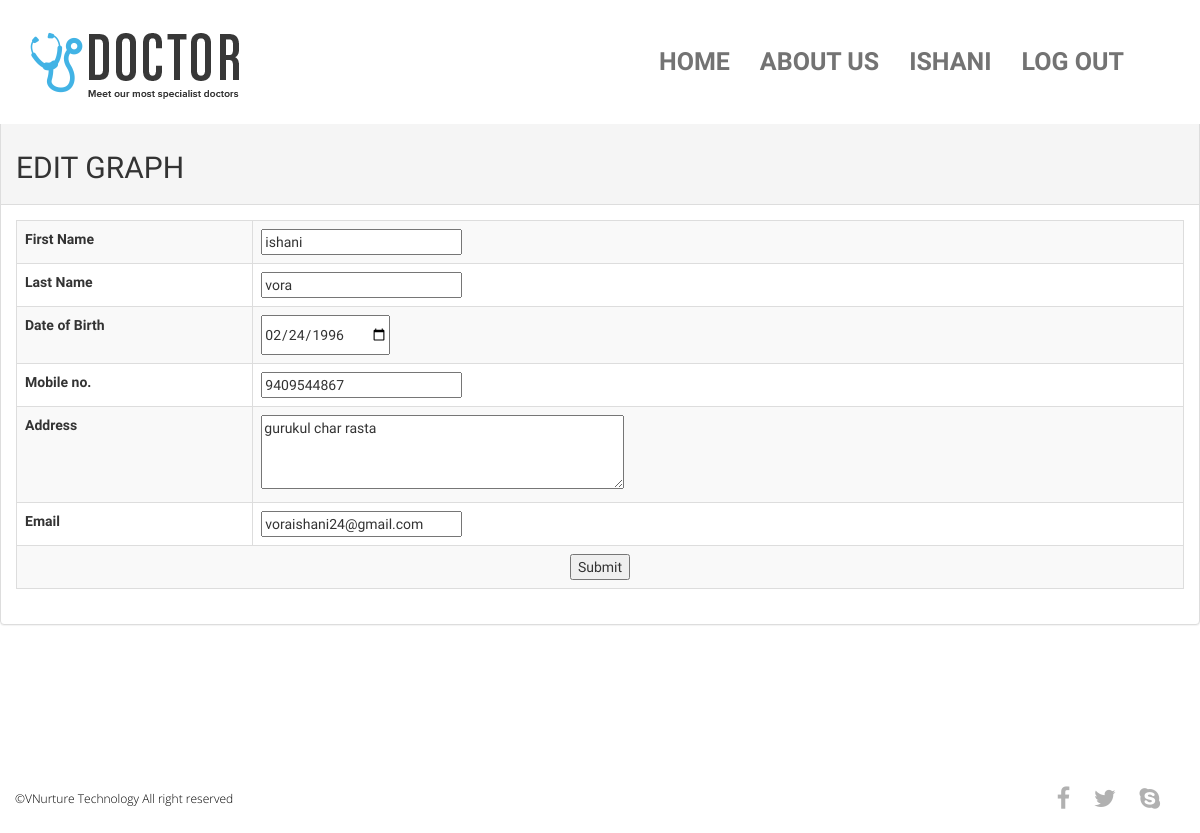
The page /patient/editprofile.php (signed in) on the database its author committed.
### tables this page shows
CREATE TABLE `user` (
  `Userid` int(10) NOT NULL,
  `Firstname` varchar(20) NOT NULL,
  `Lastname` varchar(20) DEFAULT NULL,
  `Email` varchar(100) NOT NULL,
  `Password` varchar(50) NOT NULL,
  `Address` varchar(50) NOT NULL,
  `City` varchar(50) NOT NULL,
  `Contact` bigint(10) NOT NULL,
  `Usertypeid` int(10) NOT NULL,
  `Image` varchar(100) NOT NULL,
  `DOB` varchar(255) DEFAULT NULL,
  `Gender` varchar(20) DEFAULT NULL
);

### class/User.php (called while the page is built, shortened)
<?php
class User
{
	public function display1($uid)
	{
			$conn=new mysqli("localhost","root","","db_medical");
			$qry="SELECT Firstname,Lastname,Contact,Address,Email,DOB,City,Userid FROM User WHERE Userid=".$uid;
			$data=mysqli_query($conn,$qry);
			return $data;
	}
}
?>

### patient/editprofile.php (the view, shortened to what this page needs)
<?php
    include_once("header.php");
?>
<br><br><br><br><br><br>
             <div class="row-fluid">
                 <div class=" profile span12">
 <div class="span10">
           <?php
include_once("../class/User.php");
$obj=new User();
$fnm=$lnm=$bd=$add=$mob=$email=$city="";
$Uid=$_SESSION["uid"];
    $rec=$obj->display1($Uid);
    while($result=mysqli_fetch_array($rec))
    {
        $fnm=$result[0];
        $lnm=$result[1];
        $bd=$result[5];
        $mob=$result[2];
        $add=$result[3];
        $email=$result[4];
    }
?>
                     <div class="row-fluid">
                             <div class="span8 bio">
                <div class="panel panel-default">
                <div class="panel-heading"><strong><h2>EDIT GRAPH</h2></strong></div>
                    <div class="panel-body">
                                <thead>
                                 <table cellpadding="0" cellspacing="0" border="0" class="table table-striped table-bordered" id="basic-datatable">
                         <form  method="post" id="form-validate">
            <tr><td><label for="firstname" class="required">First Name</label></td><td>
           <input type="text" id="firstname" name="txtFnm" value="<?php echo $fnm;?>" title="First Name" maxlength="255" class="input-text required-entry"  /></td></tr>
      <tr><td>  <label for="lastname" class="required">Last Name</label></td><td>
             <input type="text" id="lastname" name="txtLnm" value="<?php echo $lnm;?>" title="Last Name" maxlength="255" class="input-text required-entry"  /></td></tr>
       <tr><td><label for="dob" class="required">Date of Birth</label></td><td>
            <input type="date" id="dob" name="txtBb" value="<?php echo $bd;?>" title="dob" maxlength="255" class="input-text required-entry"  /></td></tr>
        <tr><td><label for="contact1" class="required">Mobile no.</label></td><td>
             <input type="text" id="Contact" name="txtMob" value="<?php echo $mob;?>" title="Contact" maxlength="255" class="input-text required-entry"  /></td></tr>
        <tr><td><label for="address" class="required">Address</label></td><td>
                <textarea rows="5" cols="10" name="textAdd" style="width: 363px; height: 74px;" ><?php echo $add;?></textarea></td></tr>
             <tr><td><label for="email" class="required">Email</label></td><td>
                    <input type="text" id="Email" name="txtEm" value="<?php echo $email;?>" title="Email" class="input-text required-entry"  /></td></tr>
                       <tr><td colspan="2"><center> <button type="Submit" name="btnSub" title="Submit" class="button">Submit</button></center></td></tr>
                            </form>
              </table></thead>
                                  </div>
                         </div>
                     </div>
                 </div>
             </div>
         </div>
         </div>
<?php
    include_once("footer.php");
?>
</body>
</html>

### patient/header.php (shortened to what this page needs)
<!DOCTYPE html>
<html lang="en">
<head>
	<link rel="stylesheet" href="css/font-awesome.min.css">
	<link rel="stylesheet" href="css/bootstrap.min.css">
	<link rel="stylesheet" href="css/style.css">
		<link rel="stylesheet" type="text/css" href="css/jquery.datetimepicker.css"/ >
		<link rel="stylesheet" type="text/css" href="css/jquery.datetimepicker.min.css"/ >
</head>
<body>
					      <?php
include_once("../class/User.php");
	$obj=new User();
	$Uid=$Utid="";
	if(isset($_SESSION["uid"]))
	{
	$Uid=$_SESSION["uid"];
$Utid=$_SESSION["utid"];
	}
$data="<header class='top-header'>
		<div class='container'>
			<div class='row'>
				<div class='col-xs-5 header-logo'>
					<br>
					<a href='index.html'><img src='img/logo.png' alt='' class='img-responsive logo'></a>
				</div>
				<div class='col-md-7'>
					<nav class='navbar navbar-default'>
					  <div class='container-fluid nav-bar'>
					    <div class='navbar-header'>
					      <button type='button' class='navbar-toggle collapsed' data-toggle='collapse' data-target='#bs-example-navbar-collapse-1'>
					        <span class='sr-only'>Toggle navigation</span>
					        <span class='icon-bar'></span>
					        <span class='icon-bar'></span>
					        <span class='icon-bar'></span>
					      </button>
					    </div>
					    <div class='collapse navbar-collapse' id='bs-example-navbar-collapse-1'>";
    if($Uid==NULL)
	{
       $data.="   <ul class='nav navbar-nav navbar-right'>
					        <li><a href='index.php' >Home</a></li>
					        <li ><a href='aboutus.php' title='aboutus' >About Us</a></li>
							<li ><a href='login.php' title='login' >Login</a></li>
					        <li ><a href='registration.php' title='Register' >Register</a></li>
					      </ul>";
    }
	else
	{
		$rec=$obj->display1($Uid);
   $result=mysqli_fetch_array($rec);
		if($Utid=='1')
		{
	$data.=" <ul class='nav navbar-nav navbar-right'>
					        <li><a href='index.php' >Home</a></li>
					        <li ><a href='aboutus.php' title='aboutus' >About Us</a></li>
				               ";
		}
		$data.="<li ><a href='profile.php?id=".$result[7]."' title='Sign In' >$result[0]</a></li>
                                <li ><a href='logout.php' title='logout' >Log out</a></li>";
	}
	 $data.="   </ul></div>";
	echo $data;
	?>
					    </div>
					  </div>
				</div>
			</div>
	</header>

### patient/css/style.css (style rules this page uses)
body { margin: 0; padding: 0; font-family: 'BenchNine', sans-serif; }
li { list-style: none; }
a:hover, a:visited, a { text-decoration: none; }
.top-header { background: #fff !important; position: fixed; width: 100%; z-index: 99999; }
.top-header img.logo { margin-bottom: 25px; margin-top: -15px; transition: all .5s ease 0s; -webkit-transition: all .5s ease 0s; -moz-transition: all .5s ease 0s; -o-transition: all .5s ease 0s; -ms-transition: all .5s ease 0s; }
.navbar-default { background-color: transparent; border-color: transparent; margin-bottom: 0; margin-top: 8px; transition: all .5s ease 0s; -webkit-transition: all .5s ease 0s; -moz-transition: all .5s ease 0s; -o-transition: all .5s ease 0s; -ms-transition: all .5s ease 0s; }
.nav-bar { margin-top: 29px; }
ul.nav { margin: 0; padding: 0; }
.navbar-default .navbar-nav>li>a { font-size: 25px; color: #737373; text-transform: uppercase; transition: all .7s ease 0s; -webkit-transition: all .7s ease 0s; -moz-transition: all .7s ease 0s; -o-transition: all .7s ease 0s; -ms-transition: all .7s ease 0s; padding: 14px 15px; font-weight: bold; }
html, body, .carousel, .carousel-inner, .carousel-inner .item { height: 100%; }

### rows shown on the page
user: Firstname "ISHANI", txtFnm "ishani", txtLnm "vora", txtBb "02/24/1996", txtMob "9409544867", textAdd "gurukul char rasta", txtEm "voraishani24@gmail.com"
